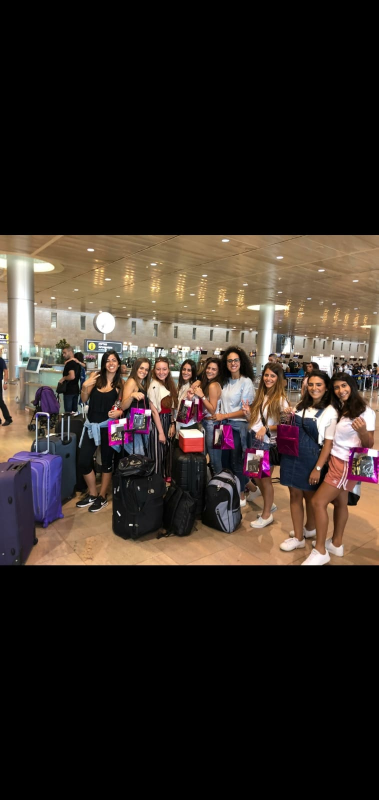
#> input picture images/buffer/Hanny&Sapir_2.jpg, 757 x 1600 px, given in place of NotFace.jpg, which was not available (shown at 1/2 size)
$ python FaceDetectionImage.py
#> lines starting #> are read from the running program, lines starting #| are printed output that depends on the picture; pictures that were not available may be replaced by others from this repository, and a replacement may not be noted
#> further down, img is the input picture: shape (1600, 757, 3); mean B, G, R 37.4, 43.7, 52.6
import cv2
import argparse

def framesFilter(frame):
    frontalFaceCascade = cv2.CascadeClassifier('haarcascade_frontalface_default.xml')
    profileFaceCascade = cv2.CascadeClassifier('haarcascade_profileface.xml')

    frame_gray = cv2.cvtColor(frame, cv2.COLOR_BGR2GRAY)
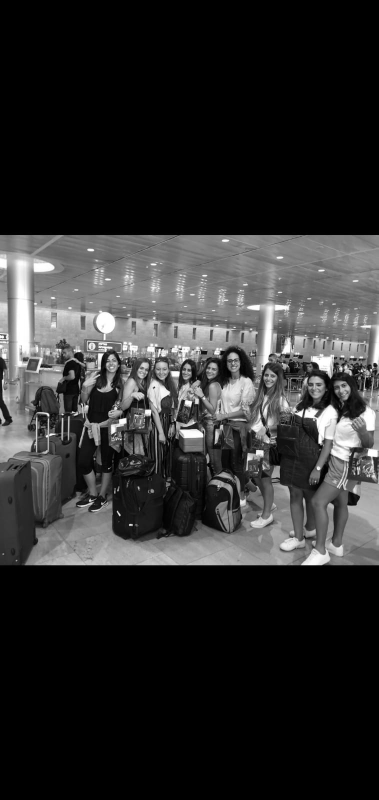
#> frame_gray: shape (1600, 757) (shown at 1/2 size); min 0, max 255, mean 45.6
    frame_gray = cv2.equalizeHist(frame_gray)
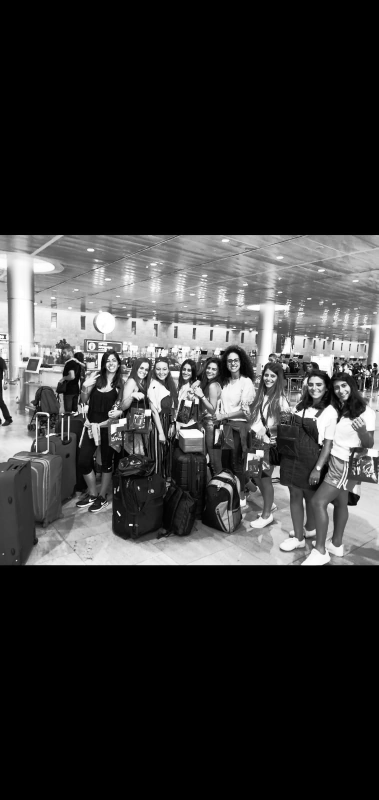
#> frame_gray: shape (1600, 757) (shown at 1/2 size); min 0, max 255, mean 53.6

    #-- Detect faces
    faces = frontalFaceCascade.detectMultiScale(frame_gray, 1.3, 5)
#> faces = [[209, 711, 29, 29], [306, 726, 34, 34], [449, 708, 36, 36], [522, 739, 34, 34], [610, 753, 42, 42], [660, 757, 45, 45]]
    profileFaces = profileFaceCascade.detectMultiScale(frame_gray, 1.3, 5)
#> profileFaces = [[453, 704, 41, 41], [407, 720, 44, 44], [526, 735, 41, 41], [616, 749, 48, 48]]
    # for (x,y,w,h) in faces:
    #     center = (x + w//2, y + h//2)
    #     frame = cv2.rectangle(img, (x, y), (x + w, y + h), (255, 0, 0), 2)
    print(faces, profileFaces)
#| [[209 711  29  29]
#|  [306 726  34  34]
#|  [449 708  36  36]
#|  [522 739  34  34]
#|  [610 753  42  42]
#|  [660 757  45  45]] [[453 704  41  41]
#|  [407 720  44  44]
#|  [526 735  41  41]
#|  [616 749  48  48]]
#> (the run stopped early here; a loop or call above may not have finished)

$ run again, on images/buffer/Hanny.jpg
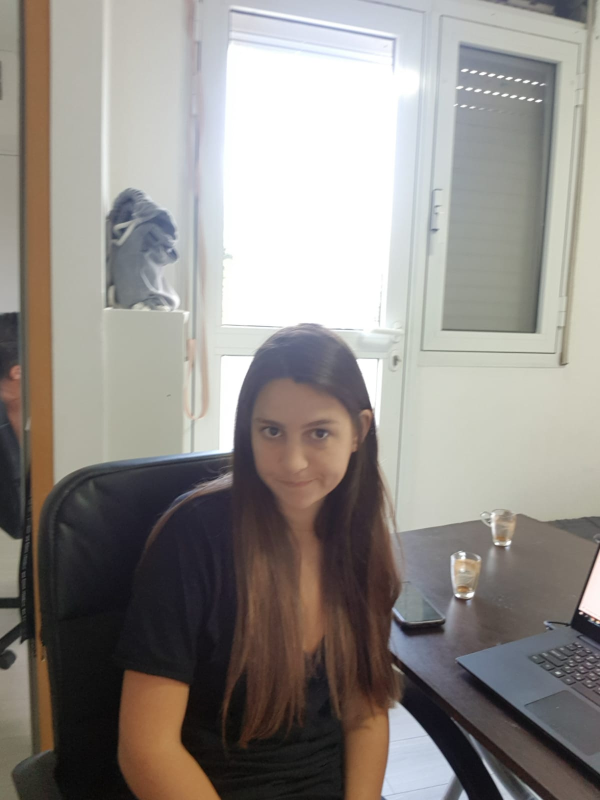
#> input picture images/buffer/Hanny.jpg, 1200 x 1600 px, given in place of NotFace.jpg, which was not available (shown at 1/2 size)
#> img is the input picture: shape (1600, 1200, 3); mean B, G, R 135.8, 140.2, 144.7
#> in framesFilter, `frame_gray = cv2.cvtColor(frame, cv2.COLOR_BGR2GRAY)`:
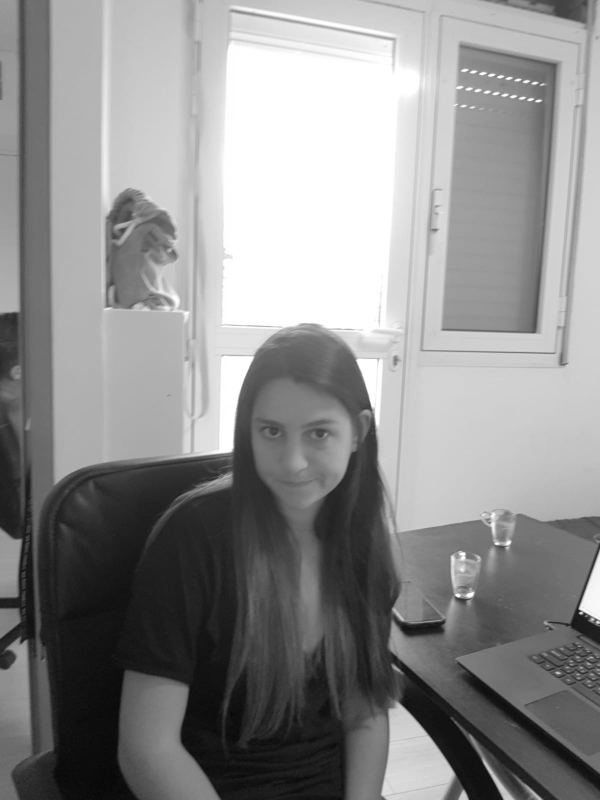
#> frame_gray: shape (1600, 1200) (shown at 1/2 size); min 5, max 255, mean 141.1
#> in framesFilter, `frame_gray = cv2.equalizeHist(frame_gray)`:
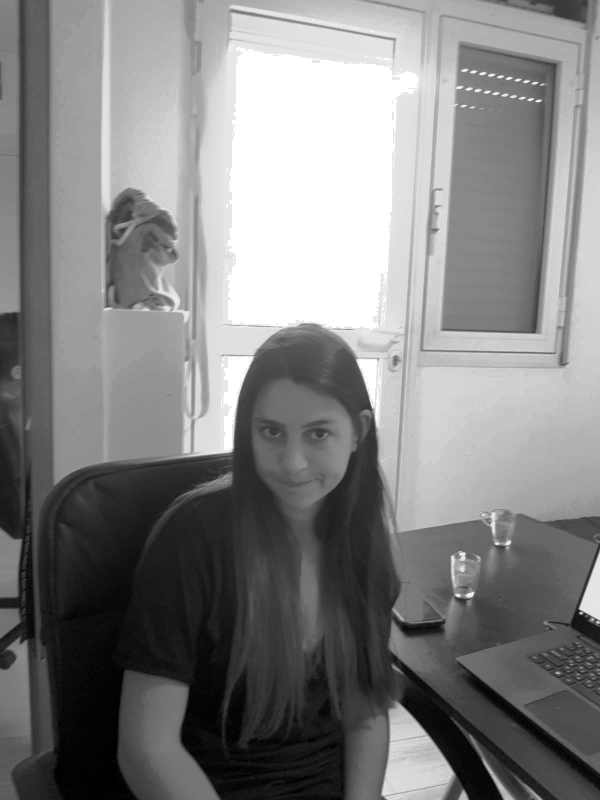
#> frame_gray: shape (1600, 1200) (shown at 1/2 size); min 0, max 255, mean 129.2
#> faces = [[477, 787, 223, 223]]
#> profileFaces = ()
#| [[477 787 223 223]] ()
